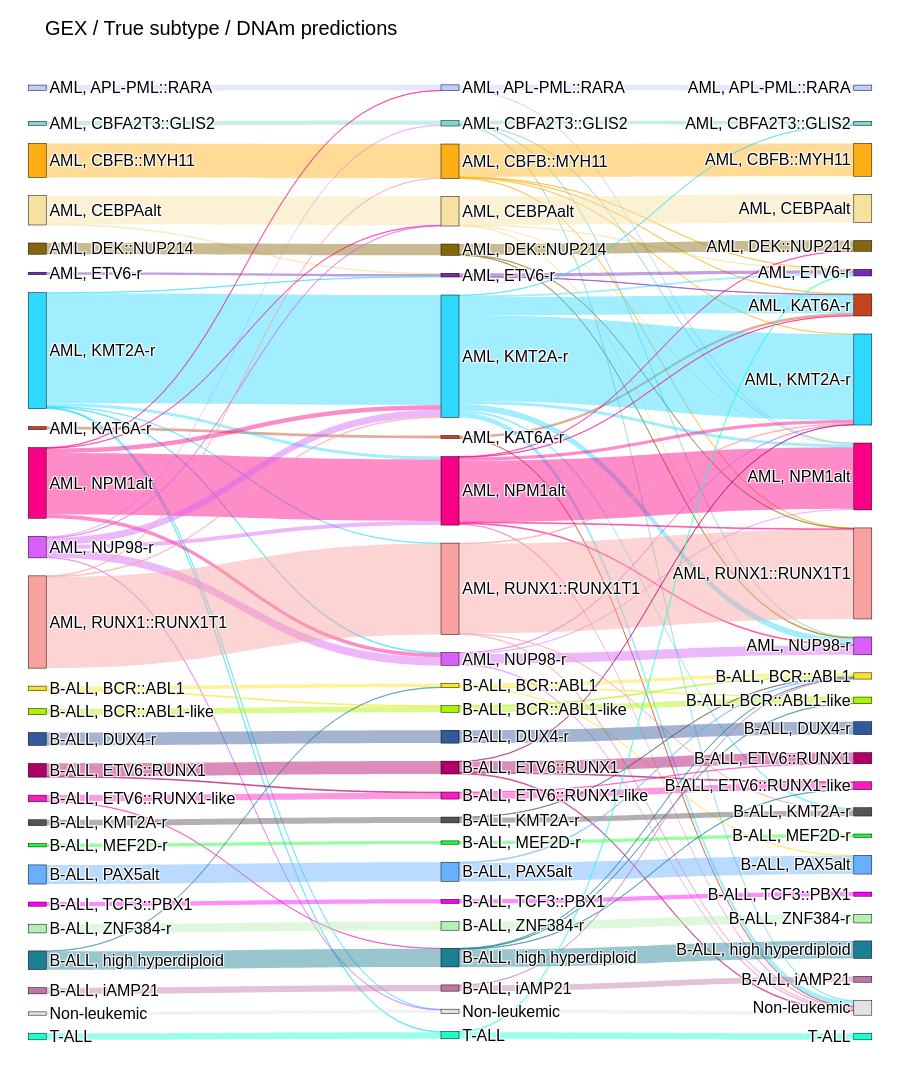

The notebook cell this image was saved under:
### Code cell
def sankey(
    df: pd.DataFrame,
    gex_col: str = "gex_pred",
    dualmodal_col: str = "dualmodal_pred",
    dnam_col: str = "dnam_pred",
    title: str = "GEX / True subtype / DNAm predictions",
) -> go.Figure:
    """Create a Sankey with GEX predictions on the left, true subtype in the middle, and DNAm predictions on the right."""
    required_columns = [gex_col, dualmodal_col, dnam_col]
    missing_columns = [column for column in required_columns if column not in df.columns]
    if missing_columns:
        raise ValueError(f"Missing prediction columns: {missing_columns}")

    palette_by_class = {
        str(class_name).strip(): str(color).strip()
        for class_name, color in zip(palette_df["class"], palette_df["color"])
    }
    default_color = "#BDBDBD"

    left_labels = sorted(df[gex_col].dropna().astype(str).unique())
    middle_labels = sorted(df[dualmodal_col].dropna().astype(str).unique())
    right_labels = sorted(df[dnam_col].dropna().astype(str).unique())

    # Keep one node per side so a class can appear independently in each layer.
    node_labels = left_labels + middle_labels + right_labels
    node_x = (
        [0.02] * len(left_labels)
        + [0.50] * len(middle_labels)
        + [0.98] * len(right_labels)
    )
    node_y = (
        [(index + 0.5) / (len(left_labels) + 1.5) for index in range(len(left_labels))]
        + [(index + 0.5) / (len(middle_labels) + 1.5) for index in range(len(middle_labels))]
        + [(index + 0.5) / (len(right_labels) + 1.5) for index in range(len(right_labels))]
    )
    node_colors = [palette_by_class.get(label, default_color) for label in node_labels]

    node_index = {
        ("GEX", label): index for index, label in enumerate(left_labels)
    }
    node_index.update(
        {
            ("True subtype", label): len(left_labels) + index
            for index, label in enumerate(middle_labels)
        }
    )
    node_index.update(
        {
            ("DNAm", label): len(left_labels) + len(middle_labels) + index
            for index, label in enumerate(right_labels)
        }
    )

    left_to_middle = df.groupby([gex_col, dualmodal_col], dropna=True).size()
    middle_to_right = df.groupby([dualmodal_col, dnam_col], dropna=True).size()

    sources, targets, values, link_colors = [], [], [], []

    def rgba(hex_color: str, alpha: float = 0.45) -> str:
        color = hex_color.lstrip("#")
        red, green, blue = (int(color[index:index + 2], 16) for index in (0, 2, 4))
        return f"rgba({red},{green},{blue},{alpha})"

    for (gex, true_subtype), count in left_to_middle.items():
        gex = str(gex)
        true_subtype = str(true_subtype)
        sources.append(node_index[("GEX", gex)])
        targets.append(node_index[("True subtype", true_subtype)])
        values.append(int(count))
        link_colors.append(rgba(palette_by_class.get(gex, default_color)))

    for (true_subtype, dnam), count in middle_to_right.items():
        true_subtype = str(true_subtype)
        dnam = str(dnam)
        sources.append(node_index[("True subtype", true_subtype)])
        targets.append(node_index[("DNAm", dnam)])
        values.append(int(count))
        link_colors.append(rgba(palette_by_class.get(true_subtype, default_color)))

    fig = go.Figure(
        go.Sankey(
            arrangement="snap",
            node=dict(
                pad=18,
                thickness=18,
                line=dict(color="black", width=0.5),
                label=node_labels,
                color=node_colors,
                x=node_x,
                y=node_y,
            ),
            link=dict(
                source=sources,
                target=targets,
                value=values,
                color=link_colors,
            ),
        )
    )
    fig.update_layout(
        title_text=title,
        title_font=dict(size=20),
        height=700 + 45 * max(len(left_labels), len(middle_labels), len(right_labels)),
        margin=dict(l=20, r=20, t=70, b=80),
        font=dict(family="Arial, sans-serif", size=16, color="black"),
    )
    return fig


fig = sankey(
    df,
    gex_col="GEX sPLS-DA prediction",
    dualmodal_col="True subtype",
    dnam_col="DNAm sPLS-DA prediction",
    title="GEX / True subtype / DNAm predictions",
)
fig_path = os.path.join(REPORT_OUTPUT_DIR, "two_way_sankey.svg")
try:
    fig.write_image(fig_path)
except Exception:
    html_path = os.path.splitext(fig_path)[0] + ".html"
    fig.write_html(html_path)
    print(f"SVG export unavailable; saved interactive Sankey to {html_path}")
fig.show()

### Figure 1 — Plotly figure (JSON) as saved in the notebook; plotly's stock layout.template omitted (floating-point values rounded to 4 significant figures)
{"data": [{"arrangement": "snap", "link": {"color": ["rgba(189,205,255,0.45)", "rgba(126,215,209,0.45)", "rgba(254,175,22,0.45)", "rgba(247,225,160,0.45)", "rgba(247,225,160,0.45)", "rgba(133,102,13,0.45)", "rgba(120,42,182,0.45)", "rgba(196,69,28,0.45)", "rgba(46,217,255,0.45)", "rgba(46,217,255,0.45)", "rgba(46,217,255,0.45)", "rgba(46,217,255,0.45)", "rgba(46,217,255,0.45)", "rgba(46,217,255,0.45)", "rgba(46,217,255,0.45)", "rgba(250,0,135,0.45)", "rgba(250,0,135,0.45)", "rgba(250,0,135,0.45)", "rgba(250,0,135,0.45)", "rgba(250,0,135,0.45)", "rgba(216,95,247,0.45)", "rgba(216,95,247,0.45)", "rgba(216,95,247,0.45)", "rgba(216,95,247,0.45)", "rgba(216,95,247,0.45)", "rgba(216,95,247,0.45)", "rgba(248,161,159,0.45)", "rgba(248,161,159,0.45)", "rgba(248,161,159,0.45)", "rgba(251,228,38,0.45)", "rgba(251,228,38,0.45)", "rgba(170,244,0,0.45)", "rgba(50,90,155,0.45)", "rgba(176,0,104,0.45)", "rgba(176,0,104,0.45)", "rgba(252,28,191,0.45)", "rgba(252,28,191,0.45)", "rgba(90,81,86,0.45)", "rgba(22,255,50,0.45)", "rgba(102,176,255,0.45)", "rgba(254,0,250,0.45)", "rgba(181,239,181,0.45)", "rgba(28,127,147,0.45)", "rgba(28,127,147,0.45)", "rgba(192,117,166,0.45)", "rgba(228,225,227,0.45)", "rgba(28,255,206,0.45)", "rgba(189,205,255,0.45)", "rgba(189,205,255,0.45)", "rgba(126,215,209,0.45)", "rgba(126,215,209,0.45)", "rgba(126,215,209,0.45)", "rgba(126,215,209,0.45)", "rgba(254,175,22,0.45)", "rgba(254,175,22,0.45)", "rgba(254,175,22,0.45)", "rgba(254,175,22,0.45)", "rgba(254,175,22,0.45)", "rgba(247,225,160,0.45)", "rgba(247,225,160,0.45)", "rgba(247,225,160,0.45)", "rgba(247,225,160,0.45)", "rgba(133,102,13,0.45)", "rgba(133,102,13,0.45)", "rgba(133,102,13,0.45)", "rgba(120,42,182,0.45)", "rgba(120,42,182,0.45)", "rgba(196,69,28,0.45)", "rgba(196,69,28,0.45)", "rgba(46,217,255,0.45)", "rgba(46,217,255,0.45)", "rgba(46,217,255,0.45)", "rgba(46,217,255,0.45)", "rgba(46,217,255,0.45)", "rgba(46,217,255,0.45)", "rgba(46,217,255,0.45)", "rgba(46,217,255,0.45)", "rgba(250,0,135,0.45)", "rgba(250,0,135,0.45)", "rgba(250,0,135,0.45)", "rgba(250,0,135,0.45)", "rgba(250,0,135,0.45)", "rgba(250,0,135,0.45)", "rgba(250,0,135,0.45)", "rgba(216,95,247,0.45)", "rgba(216,95,247,0.45)", "rgba(216,95,247,0.45)", "rgba(216,95,247,0.45)", "rgba(248,161,159,0.45)", "rgba(248,161,159,0.45)", "rgba(248,161,159,0.45)", "rgba(248,161,159,0.45)", "rgba(251,228,38,0.45)", "rgba(251,228,38,0.45)", "rgba(251,228,38,0.45)", "rgba(170,244,0,0.45)", "rgba(170,244,0,0.45)", "rgba(50,90,155,0.45)", "rgba(176,0,104,0.45)", "rgba(176,0,104,0.45)", "rgba(176,0,104,0.45)", "rgba(176,0,104,0.45)", "rgba(252,28,191,0.45)", "rgba(252,28,191,0.45)", "rgba(90,81,86,0.45)", "rgba(90,81,86,0.45)", "rgba(22,255,50,0.45)", "rgba(102,176,255,0.45)", "rgba(102,176,255,0.45)", "rgba(254,0,250,0.45)", "rgba(181,239,181,0.45)", "rgba(28,127,147,0.45)", "rgba(28,127,147,0.45)", "rgba(28,127,147,0.45)", "rgba(28,127,147,0.45)", "rgba(192,117,166,0.45)", "rgba(192,117,166,0.45)", "rgba(228,225,227,0.45)", "rgba(28,255,206,0.45)", "rgba(28,255,206,0.45)"], "source": [0, 1, 2, 3, 3, 4, 5, 6, 7, 7, 7, 7, 7, 7, 7, 8, 8, 8, 8, 8, 9, 9, 9, 9, 9, 9, 10, 10, 10, 11, 11, 12, 13, 14, 14, 15, 15, 16, 17, 18, 19, 20, 21, 21, 22, 23, 24, 25, 25, 26, 26, 26, 26, 27, 27, 27, 27, 27, 28, 28, 28, 28, 29, 29, 29, 30, 30, 31, 31, 32, 32, 32, 32, 32, 32, 32, 32, 33, 33, 33, 33, 33, 33, 33, 34, 34, 34, 34, 35, 35, 35, 35, 36, 36, 36, 37, 37, 38, 39, 39, 39, 39, 40, 40, 41, 41, 42, 43, 43, 44, 45, 46, 46, 46, 46, 47, 47, 48, 49, 49], "target": [25, 26, 27, 28, 30, 29, 30, 31, 30, 32, 33, 34, 35, 48, 49, 25, 28, 32, 33, 34, 26, 28, 32, 33, 34, 48, 27, 32, 35, 36, 37, 37, 38, 39, 40, 40, 46, 41, 42, 43, 44, 45, 36, 46, 47, 48, 49, 50, 58, 51, 58, 59, 73, 52, 55, 56, 57, 60, 53, 55, 58, 59, 54, 59, 60, 55, 56, 56, 73, 51, 55, 56, 57, 58, 59, 66, 73, 54, 56, 57, 58, 59, 60, 73, 57, 58, 59, 73, 57, 60, 66, 73, 61, 62, 68, 61, 62, 63, 57, 64, 65, 73, 64, 65, 61, 66, 67, 61, 68, 69, 70, 61, 62, 65, 71, 61, 72, 73, 55, 74], "value": [13, 10, 82, 69, 2, 27, 6, 7, 1, 265, 7, 2, 1, 1, 2, 1, 1, 11, 148, 9, 3, 1, 17, 10, 20, 1, 1, 2, 219, 9, 2, 14, 31, 31, 2, 15, 1, 14, 8, 46, 10, 21, 1, 44, 15, 8, 16, 13, 1, 9, 1, 1, 2, 79, 1, 1, 1, 1, 68, 1, 1, 1, 25, 1, 1, 8, 1, 6, 1, 1, 4, 44, 206, 7, 15, 6, 12, 1, 1, 8, 148, 2, 2, 3, 1, 3, 23, 4, 2, 215, 1, 2, 8, 1, 1, 2, 14, 31, 1, 26, 2, 2, 1, 16, 1, 13, 8, 2, 44, 10, 21, 1, 1, 1, 42, 1, 14, 10, 2, 16]}, "node": {"color": ["#BDCDFF", "#7ED7D1", "#FEAF16", "#F7E1A0", "#85660D", "#782AB6", "#C4451C", "#2ED9FF", "#FA0087", "#D85FF7", "#F8A19F", "#FBE426", "#AAF400", "#325A9B", "#B00068", "#FC1CBF", "#5A5156", "#16FF32", "#66B0FF", "#FE00FA", "#B5EFB5", "#1C7F93", "#C075A6", "#E4E1E3", "#1CFFCE", "#BDCDFF", "#7ED7D1", "#FEAF16", "#F7E1A0", "#85660D", "#782AB6", "#C4451C", "#2ED9FF", "#FA0087", "#D85FF7", "#F8A19F", "#FBE426", "#AAF400", "#325A9B", "#B00068", "#FC1CBF", "#5A5156", "#16FF32", "#66B0FF", "#FE00FA", "#B5EFB5", "#1C7F93", "#C075A6", "#E4E1E3", "#1CFFCE", "#BDCDFF", "#7ED7D1", "#FEAF16", "#F7E1A0", "#85660D", "#782AB6", "#C4451C", "#2ED9FF", "#FA0087", "#D85FF7", "#F8A19F", "#FBE426", "#AAF400", "#325A9B", "#B00068", "#FC1CBF", "#5A5156", "#16FF32", "#66B0FF", "#FE00FA", "#B5EFB5", "#1C7F93", "#C075A6", "#E4E1E3", "#1CFFCE"], "label": ["AML, APL-PML::RARA", "AML, CBFA2T3::GLIS2", "AML, CBFB::MYH11", "AML, CEBPAalt", "AML, DEK::NUP214", "AML, ETV6-r", "AML, KAT6A-r", "AML, KMT2A-r", "AML, NPM1alt", "AML, NUP98-r", "AML, RUNX1::RUNX1T1", "B-ALL, BCR::ABL1", "B-ALL, BCR::ABL1-like", "B-ALL, DUX4-r", "B-ALL, ETV6::RUNX1", "B-ALL, ETV6::RUNX1-like", "B-ALL, KMT2A-r", "B-ALL, MEF2D-r", "B-ALL, PAX5alt", "B-ALL, TCF3::PBX1", "B-ALL, ZNF384-r", "B-ALL, high hyperdiploid", "B-ALL, iAMP21", "Non-leukemic", "T-ALL", "AML, APL-PML::RARA", "AML, CBFA2T3::GLIS2", "AML, CBFB::MYH11", "AML, CEBPAalt", "AML, DEK::NUP214", "AML, ETV6-r", "AML, KAT6A-r", "AML, KMT2A-r", "AML, NPM1alt", "AML, NUP98-r", "AML, RUNX1::RUNX1T1", "B-ALL, BCR::ABL1", "B-ALL, BCR::ABL1-like", "B-ALL, DUX4-r", "B-ALL, ETV6::RUNX1", "B-ALL, ETV6::RUNX1-like", "B-ALL, KMT2A-r", "B-ALL, MEF2D-r", "B-ALL, PAX5alt", "B-ALL, TCF3::PBX1", "B-ALL, ZNF384-r", "B-ALL, high hyperdiploid", "B-ALL, iAMP21", "Non-leukemic", "T-ALL", "AML, APL-PML::RARA", "AML, CBFA2T3::GLIS2", "AML, CBFB::MYH11", "AML, CEBPAalt", "AML, DEK::NUP214", "AML, ETV6-r", "AML, KAT6A-r", "AML, KMT2A-r", "AML, NPM1alt", "AML, NUP98-r", "AML, RUNX1::RUNX1T1", "B-ALL, BCR::ABL1", "B-ALL, BCR::ABL1-like", "B-ALL, DUX4-r", "B-ALL, ETV6::RUNX1", "B-ALL, ETV6::RUNX1-like", "B-ALL, KMT2A-r", "B-ALL, MEF2D-r", "B-ALL, PAX5alt", "B-ALL, TCF3::PBX1", "B-ALL, ZNF384-r", "B-ALL, high hyperdiploid", "B-ALL, iAMP21", "Non-leukemic", "T-ALL"], "line": {"color": "black", "width": 0.5}, "pad": 18, "thickness": 18, "x": [0.02, 0.02, 0.02, 0.02, 0.02, 0.02, 0.02, 0.02, 0.02, 0.02, 0.02, 0.02, 0.02, 0.02, 0.02, 0.02, 0.02, 0.02, 0.02, 0.02, 0.02, 0.02, 0.02, 0.02, 0.02, 0.5, 0.5, 0.5, 0.5, 0.5, 0.5, 0.5, 0.5, 0.5, 0.5, 0.5, 0.5, 0.5, 0.5, 0.5, 0.5, 0.5, 0.5, 0.5, 0.5, 0.5, 0.5, 0.5, 0.5, 0.5, 0.98, 0.98, 0.98, 0.98, 0.98, 0.98, 0.98, 0.98, 0.98, 0.98, 0.98, 0.98, 0.98, 0.98, 0.98, 0.98, 0.98, 0.98, 0.98, 0.98, 0.98, 0.98, 0.98, 0.98, 0.98], "y": [0.01887, 0.0566, 0.09434, 0.1321, 0.1698, 0.2075, 0.2453, 0.283, 0.3208, 0.3585, 0.3962, 0.434, 0.4717, 0.5094, 0.5472, 0.5849, 0.6226, 0.6604, 0.6981, 0.7358, 0.7736, 0.8113, 0.8491, 0.8868, 0.9245, 0.01887, 0.0566, 0.09434, 0.1321, 0.1698, 0.2075, 0.2453, 0.283, 0.3208, 0.3585, 0.3962, 0.434, 0.4717, 0.5094, 0.5472, 0.5849, 0.6226, 0.6604, 0.6981, 0.7358, 0.7736, 0.8113, 0.8491, 0.8868, 0.9245, 0.01887, 0.0566, 0.09434, 0.1321, 0.1698, 0.2075, 0.2453, 0.283, 0.3208, 0.3585, 0.3962, 0.434, 0.4717, 0.5094, 0.5472, 0.5849, 0.6226, 0.6604, 0.6981, 0.7358, 0.7736, 0.8113, 0.8491, 0.8868, 0.9245]}, "type": "sankey"}], "layout": {"font": {"color": "black", "family": "Arial, sans-serif", "size": 16}, "height": 1825, "margin": {"b": 80, "l": 20, "r": 20, "t": 70}, "title": {"font": {"size": 20}, "text": "GEX / True subtype / DNAm predictions"}}}
